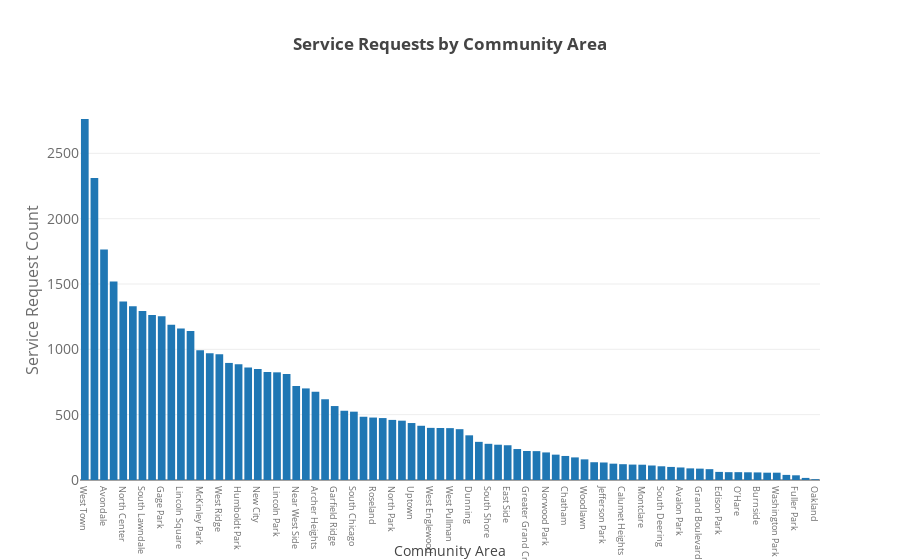

This figure's notebook cell:
### Markdown cell above
## Number of Service Requests by Community Area
West town's residents and patrons submit 400+ more graffiti, alley light, and vacant building requests during this timeframe. What follows is a breakdown by Service Request Type to see if the pattern persists.

### Code cell
barplot(pq('''
SELECT b.name as community,
COUNT(DISTINCT service_request_number) as Count
FROM combined_data a
JOIN community_areas b
on a.community_area = b.community_area
GROUP BY community
ORDER BY 2 DESC'''),
x = 'community',
y = 'Count',
xlabel = 'Community Area',
ylabel = 'Service Request Count',
title = 'Service Requests by Community Area',
xsize = 9)

### Figure 1 — Plotly figure (JSON) as saved in the notebook; plotly's stock layout.template omitted (floating-point values rounded to 4 significant figures)
{"data": [{"opacity": 1, "textposition": "outside", "type": "bar", "x": ["West Town", "Logan Square", "Avondale", "Brighton Park", "North Center", "Lake View", "South Lawndale", "Lower West Side", "Gage Park", "Irving Park", "Lincoln Square", "Belmont Cragin ", "McKinley Park", "Albany Park", "West Ridge", "Ashburn", "Humboldt Park", "West Lawn", "New City", "West Elsdon", "Lincoln Park", "Chicago Lawn", "Near West Side", "Portage Park", "Archer Heights", "Austin", "Garfield Ridge", "Loop ", "South Chicago", "Bridgeport", "Roseland", "Hermosa", "North Park", "Auburn Gresham", "Uptown", "Rogers Park", "West Englewood", "Near North Side", "West Pullman", "Edgewater", "Dunning", "Clearing", "South Shore", "Englewood", "East Side", "Washington Heights", "Greater Grand Crossing", "North Lawndale", "Norwood Park", "Armour Square", "Chatham", "Morgan Park", "Woodlawn", "West Garfield Park", "Jefferson Park", "Near South Side", "Calumet Heights", "East Garfield Park", "Montclare", "Hegewisch", "South Deering", "Forest Glen ", "Avalon Park", "Beverly", "Grand Boulevard", "Mount Greenwood", "Edison Park", "Hyde Park", "O’Hare", "Kenwood ", "Burnside", "Pullman ", "Washington Park", "Douglas", "Fuller Park ", "Riverdale", "Oakland"], "y": [2763, 2312, 1765, 1519, 1367, 1329, 1294, 1263, 1253, 1189, 1159, 1141, 993, 970, 963, 896, 885, 862, 849, 827, 824, 812, 720, 701, 676, 618, 566, 530, 523, 484, 478, 474, 460, 454, 436, 415, 399, 398, 397, 389, 342, 292, 277, 270, 266, 237, 222, 221, 211, 194, 184, 173, 158, 136, 134, 125, 121, 118, 117, 111, 105, 100, 96, 89, 87, 83, 62, 60, 60, 59, 58, 56, 56, 39, 36, 16, 6]}], "layout": {"title": "<b>Service Requests by Community Area</b><br>", "xaxis": {"tickfont": {"color": "rgb(107, 107, 107)", "size": 9}, "title": "Community Area"}, "yaxis": {"tickfont": {"color": "rgb(107, 107, 107)", "size": 14}, "title": "Service Request Count", "titlefont": {"color": "rgb(107, 107, 107)", "size": 16}}}}
